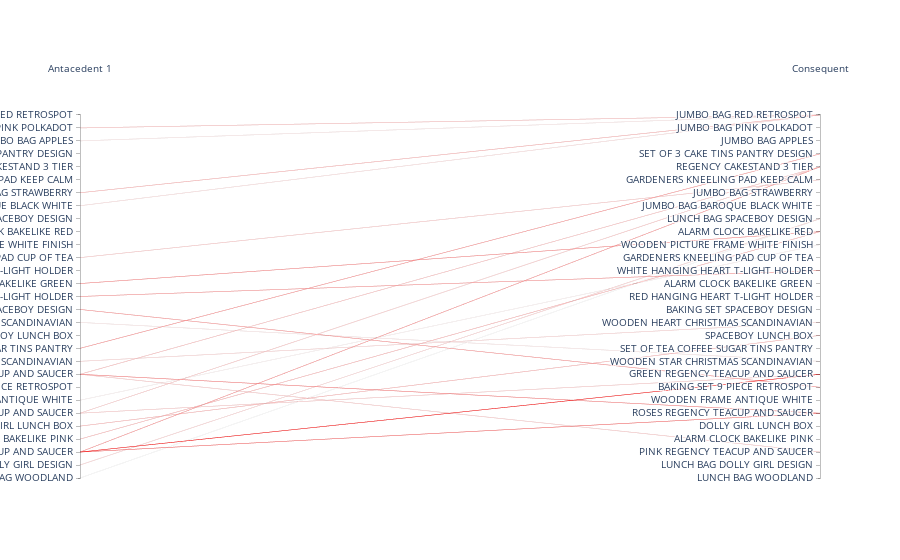
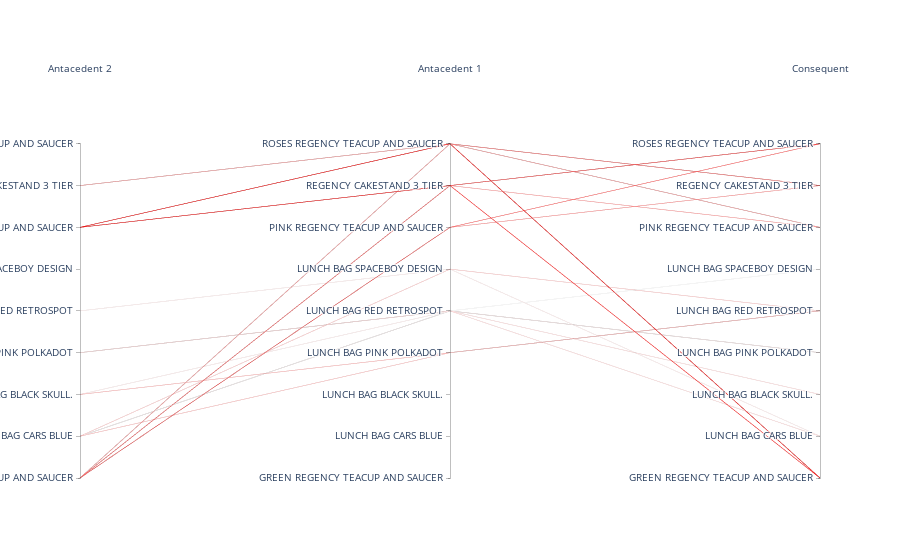

The notebook cell saved with these charts, in order:
### Code cell
PyARMViz.adjacency_parallel_coordinate_plot(rules)

### Figure 1 — Plotly figure (JSON) as saved in the notebook; plotly's stock layout.template omitted (floating-point values rounded to 4 significant figures)
{"data": [{"dimensions": [{"label": "Antacedent 1", "range": [0, 29], "ticktext": ["LUNCH BAG WOODLAND", "LUNCH BAG DOLLY GIRL DESIGN", "PINK REGENCY TEACUP AND SAUCER", "ALARM CLOCK BAKELIKE PINK", "DOLLY GIRL LUNCH BOX", "ROSES REGENCY TEACUP AND SAUCER ", "WOODEN FRAME ANTIQUE WHITE ", "BAKING SET 9 PIECE RETROSPOT ", "GREEN REGENCY TEACUP AND SAUCER", "WOODEN STAR CHRISTMAS SCANDINAVIAN", "SET OF TEA COFFEE SUGAR TINS PANTRY", "SPACEBOY LUNCH BOX ", "WOODEN HEART CHRISTMAS SCANDINAVIAN", "BAKING SET SPACEBOY DESIGN", "RED HANGING HEART T-LIGHT HOLDER", "ALARM CLOCK BAKELIKE GREEN", "WHITE HANGING HEART T-LIGHT HOLDER", "GARDENERS KNEELING PAD CUP OF TEA ", "WOODEN PICTURE FRAME WHITE FINISH", "ALARM CLOCK BAKELIKE RED ", "LUNCH BAG SPACEBOY DESIGN ", "JUMBO  BAG BAROQUE BLACK WHITE", "JUMBO BAG STRAWBERRY", "GARDENERS KNEELING PAD KEEP CALM ", "REGENCY CAKESTAND 3 TIER", "SET OF 3 CAKE TINS PANTRY DESIGN ", "JUMBO BAG APPLES", "JUMBO BAG PINK POLKADOT", "JUMBO BAG RED RETROSPOT"], "tickvals": [0, 1, 2, 3, 4, 5, 6, 7, 8, 9, 10, 11, 12, 13, 14, 15, 16, 17, 18, 19, 20, 21, 22, 23, 24, 25, 26, 27, 28], "values": [15, 3, 13, 4, 17, 2, 8, 8, 5, 8, 21, 26, 27, 22, 1, 0, 2, 2, 14, 5, 10, 6, 9, 12]}, {"label": "Consequent", "range": [0, 29], "ticktext": ["LUNCH BAG WOODLAND", "LUNCH BAG DOLLY GIRL DESIGN", "PINK REGENCY TEACUP AND SAUCER", "ALARM CLOCK BAKELIKE PINK", "DOLLY GIRL LUNCH BOX", "ROSES REGENCY TEACUP AND SAUCER ", "WOODEN FRAME ANTIQUE WHITE ", "BAKING SET 9 PIECE RETROSPOT ", "GREEN REGENCY TEACUP AND SAUCER", "WOODEN STAR CHRISTMAS SCANDINAVIAN", "SET OF TEA COFFEE SUGAR TINS PANTRY", "SPACEBOY LUNCH BOX ", "WOODEN HEART CHRISTMAS SCANDINAVIAN", "BAKING SET SPACEBOY DESIGN", "RED HANGING HEART T-LIGHT HOLDER", "ALARM CLOCK BAKELIKE GREEN", "WHITE HANGING HEART T-LIGHT HOLDER", "GARDENERS KNEELING PAD CUP OF TEA ", "WOODEN PICTURE FRAME WHITE FINISH", "ALARM CLOCK BAKELIKE RED ", "LUNCH BAG SPACEBOY DESIGN ", "JUMBO  BAG BAROQUE BLACK WHITE", "JUMBO BAG STRAWBERRY", "GARDENERS KNEELING PAD KEEP CALM ", "REGENCY CAKESTAND 3 TIER", "SET OF 3 CAKE TINS PANTRY DESIGN ", "JUMBO BAG APPLES", "JUMBO BAG PINK POLKADOT", "JUMBO BAG RED RETROSPOT"], "tickvals": [0, 1, 2, 3, 4, 5, 6, 7, 8, 9, 10, 11, 12, 13, 14, 15, 16, 17, 18, 19, 20, 21, 22, 23, 24, 25, 26, 27, 28], "values": [19, 19, 7, 11, 23, 8, 2, 24, 8, 5, 28, 28, 28, 28, 20, 20, 24, 5, 16, 24, 25, 18, 12, 9]}], "line": {"color": [0.82, 0.78, 0.81, 0.78, 0.76, 0.93, 0.76, 0.77, 0.76, 0.83, 0.74, 0.73, 0.77, 0.78, 0.75, 0.71, 0.81, 0.85, 0.81, 0.76, 0.81, 0.72, 0.75, 0.73], "colorscale": [[0, "white"], [1, "red"]]}, "type": "parcoords"}], "layout": {"paper_bgcolor": "white", "plot_bgcolor": "white"}}

### Figure 2 — Plotly figure (JSON) as saved in the notebook; plotly's stock layout.template omitted (floating-point values rounded to 4 significant figures)
{"data": [{"dimensions": [{"label": "Antacedent 2", "range": [0, 9], "ticktext": ["GREEN REGENCY TEACUP AND SAUCER", "LUNCH BAG CARS BLUE", "LUNCH BAG  BLACK SKULL.", "LUNCH BAG PINK POLKADOT", "LUNCH BAG RED RETROSPOT", "LUNCH BAG SPACEBOY DESIGN ", "PINK REGENCY TEACUP AND SAUCER", "REGENCY CAKESTAND 3 TIER", "ROSES REGENCY TEACUP AND SAUCER "], "tickvals": [0, 1, 2, 3, 4, 5, 6, 7, 8], "values": [6, 0, 0, 6, 0, 0, 7, 0, 0, 3, 2, 2, 3, 1, 1, 4, 1, 1, 7, 6, 6]}, {"label": "Antacedent 1", "range": [0, 9], "ticktext": ["GREEN REGENCY TEACUP AND SAUCER", "LUNCH BAG CARS BLUE", "LUNCH BAG  BLACK SKULL.", "LUNCH BAG PINK POLKADOT", "LUNCH BAG RED RETROSPOT", "LUNCH BAG SPACEBOY DESIGN ", "PINK REGENCY TEACUP AND SAUCER", "REGENCY CAKESTAND 3 TIER", "ROSES REGENCY TEACUP AND SAUCER "], "tickvals": [0, 1, 2, 3, 4, 5, 6, 7, 8], "values": [7, 7, 6, 8, 8, 6, 8, 8, 7, 4, 4, 3, 4, 4, 3, 5, 5, 4, 8, 8, 7]}, {"label": "Consequent", "range": [0, 9], "ticktext": ["GREEN REGENCY TEACUP AND SAUCER", "LUNCH BAG CARS BLUE", "LUNCH BAG  BLACK SKULL.", "LUNCH BAG PINK POLKADOT", "LUNCH BAG RED RETROSPOT", "LUNCH BAG SPACEBOY DESIGN ", "PINK REGENCY TEACUP AND SAUCER", "REGENCY CAKESTAND 3 TIER", "ROSES REGENCY TEACUP AND SAUCER "], "tickvals": [0, 1, 2, 3, 4, 5, 6, 7, 8], "values": [0, 6, 7, 0, 6, 8, 0, 7, 8, 2, 3, 4, 1, 3, 4, 1, 4, 5, 6, 7, 8]}], "line": {"color": [0.95, 0.82, 0.83, 0.96, 0.81, 0.88, 0.81, 0.81, 0.87, 0.75, 0.73, 0.79, 0.75, 0.72, 0.78, 0.73, 0.77, 0.71, 0.72, 0.86, 0.9], "colorscale": [[0, "white"], [1, "red"]]}, "type": "parcoords"}], "layout": {"paper_bgcolor": "white", "plot_bgcolor": "white"}}
